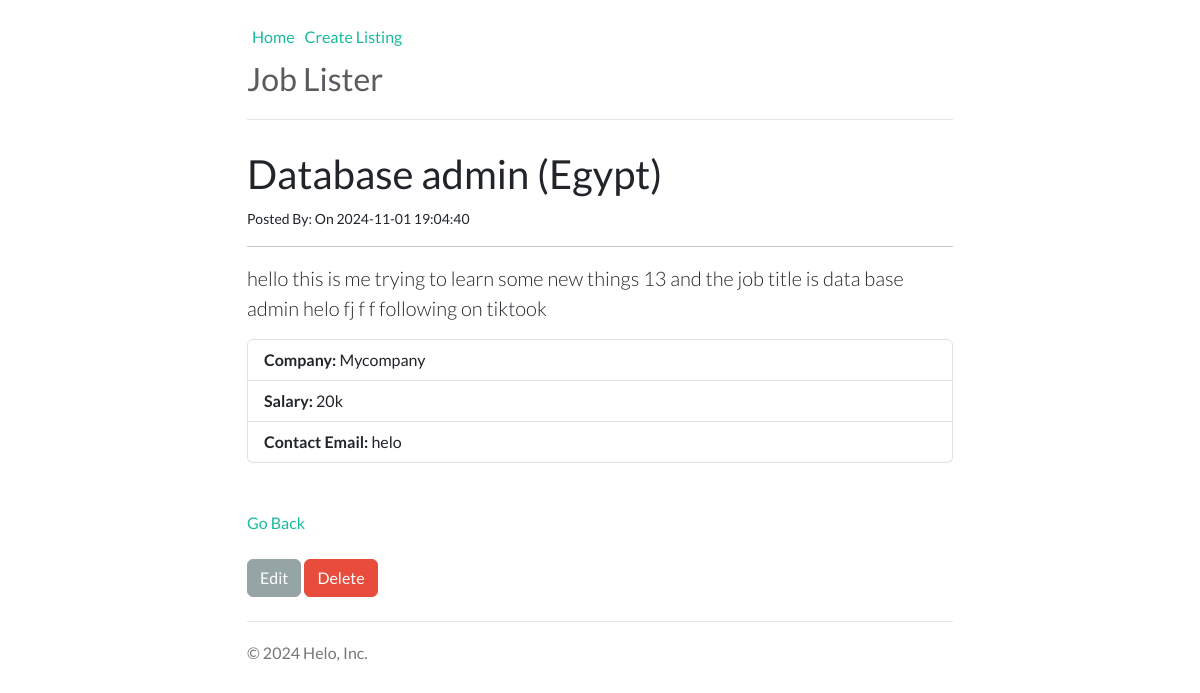
The page /job.php?id=3 on the database its author committed.
### tables this page shows
CREATE TABLE `jobs` (
  `id` int(11) NOT NULL,
  `category_id` int(11) NOT NULL,
  `company` varchar(255) NOT NULL,
  `job_title` varchar(255) NOT NULL,
  `description` varchar(255) NOT NULL,
  `salary` varchar(255) NOT NULL,
  `location` varchar(255) NOT NULL,
  `contact_user` varchar(255) NOT NULL,
  `contact_email` varchar(255) NOT NULL,
  `post_date` timestamp NOT NULL DEFAULT current_timestamp()
);

### lib/template.php (called while the page is built, shortened)
<?php
class Template
{
    protected $template;
    public function __construct($template)
    {
        $this->template = $template;
    }
    public function __toString()
    {
        include basename($this->template);
        return ob_get_clean();
    }
}

### lib/database.php (called while the page is built, shortened)
<?php
class Database
{
    private $host = DB_HOST;
    private $user = DB_USER;
    private $pass = DB_PASS;
    private $dbName = DB_NAME;
    private $dbh;
    private $stmt;
    public function __construct()
    {
        $dsn = "mysql:host=" . $this->host . ';dbname=' . $this->dbName;
        $options = array(
            PDO::ATTR_PERSISTENT => true,
            PDO::ATTR_ERRMODE => PDO::ERRMODE_EXCEPTION
        );
        try {
            $this->dbh = new PDO($dsn, $this->user, $this->pass, $options);
        } catch (PDOException $e) {
            $this->error = $e->getMessage();
        }
    }
    public function query($query)
    {
        $this->stmt = $this->dbh->prepare($query);
    }
    public function bind($param, $value, $type = null)
    {
        if (is_null($type)) {
            switch (true) {
                default:
                    $type = PDO::PARAM_STR;
            }
        }
        $this->stmt->bindValue($param, $value, $type);
    }
    public function execute(){
        return $this->stmt->execute();
    }
    public function single(){
        $this->execute();
        return $this->stmt->fetch(PDO::FETCH_OBJ);
    }
}

### lib/job.php (called while the page is built, shortened)
<?php
class Job
{
    private $db;
    public function __construct()
    {
        $this->db = new Database;
    }
    public function getJob($id)
    {
        $this->db->query("SELECT * FROM `jobs` WHERE id = :id");
        $this->db->bind(':id', $id);
        $row = $this->db->single();
        return $row;
    }
}

### templates/job-single.php (the view, shortened to what this page needs)
<?php include 'inc/header.php' ?>
<h2 class="page-header"><?= $job->job_title;?> (<?= $job->location ?>)</h2>
<small>Posted By: <?= $job->contact_user; ?> On <?= $job->post_date?> </small>
<hr>
<p class="lead"><?= $job->description ?></p>
<ul class="list-group">
    <li class="list-group-item"><strong>Company: </strong><?=  $job->company ?></li>
    <li class="list-group-item"><strong>Salary: </strong><?= $job->salary ?></li>
    <li class="list-group-item"><strong>Contact Email: </strong><?=  $job->contact_email ?></li>
</ul>
<br><br>
<a href="index.php" style="text-decoration: none;">Go Back</a>
<br><br>
<div class="well">
    <a href="edit.php?id=<?= $job->id; ?>" class="btn btn-secondary">Edit</a>
    <form style="display: inline;" method="post" action="job.php">
        <input type="submit" class="btn btn-danger" value="Delete">
    </form>
</div>
<br>
<?php include 'inc/footer.php' ?>

### templates/css/style.css (style rules this page uses)
body { padding-top: 20px; padding-bottom: 20px; }

### rows shown on the page
jobs: job_title "Database admin", location "Egypt", post_date "2024-11-01 19:04:40", description "hello this is me trying to learn some new things 13 and the job title is data base admin helo fj f f following on tiktook", company "Mycompany", salary "20k", contact_email "helo"

### other values the page prints
SITE_TITLE "Job Lister"
